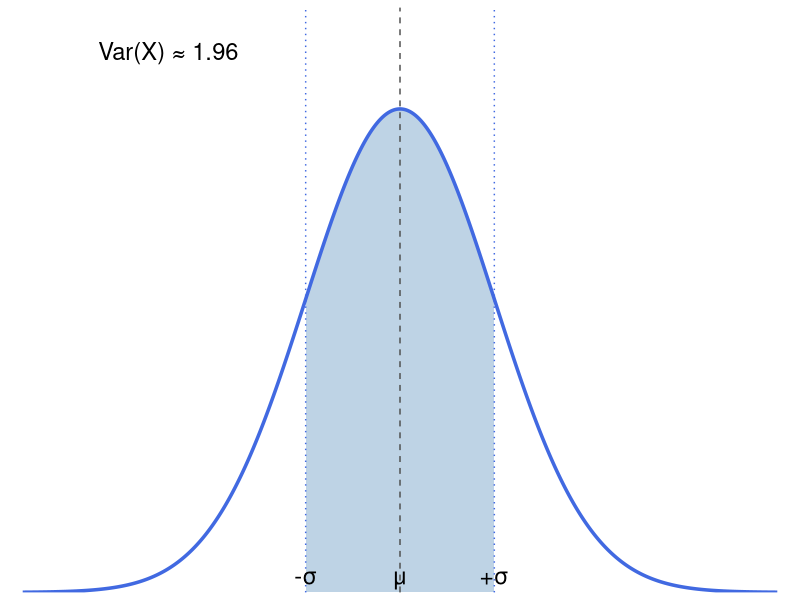
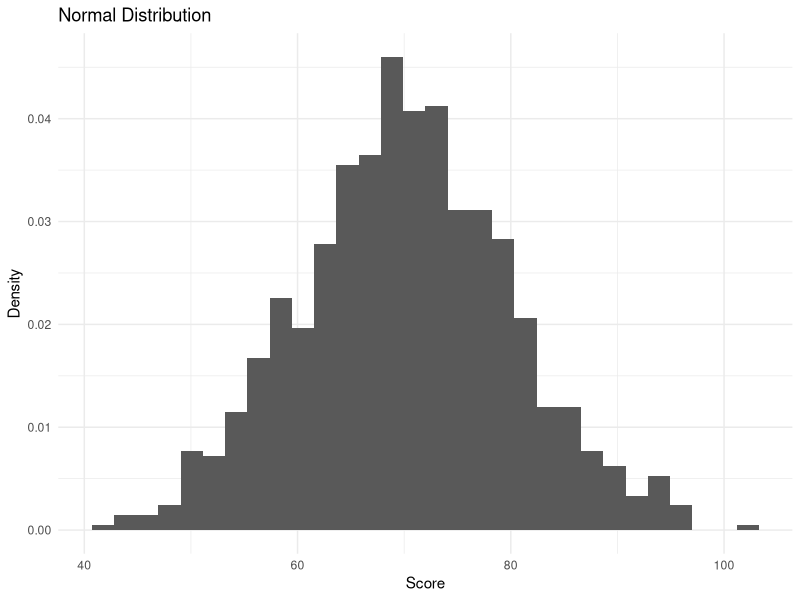
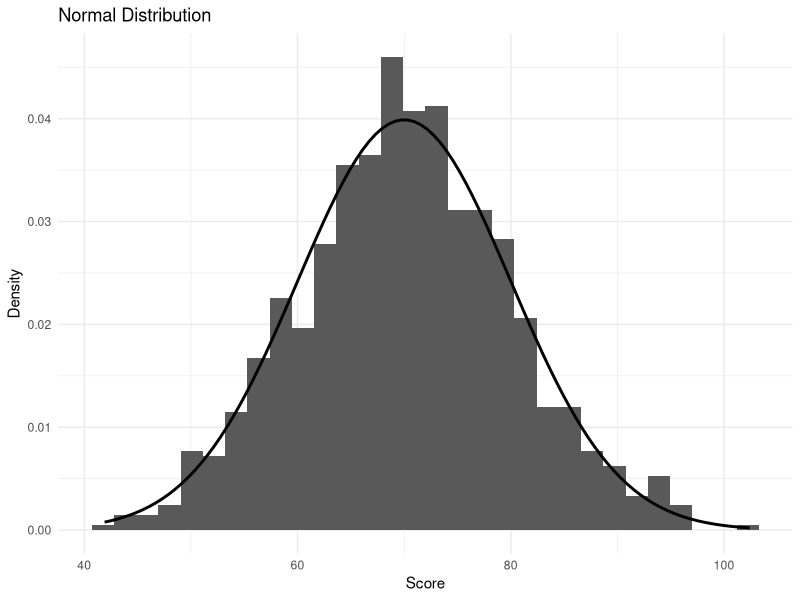
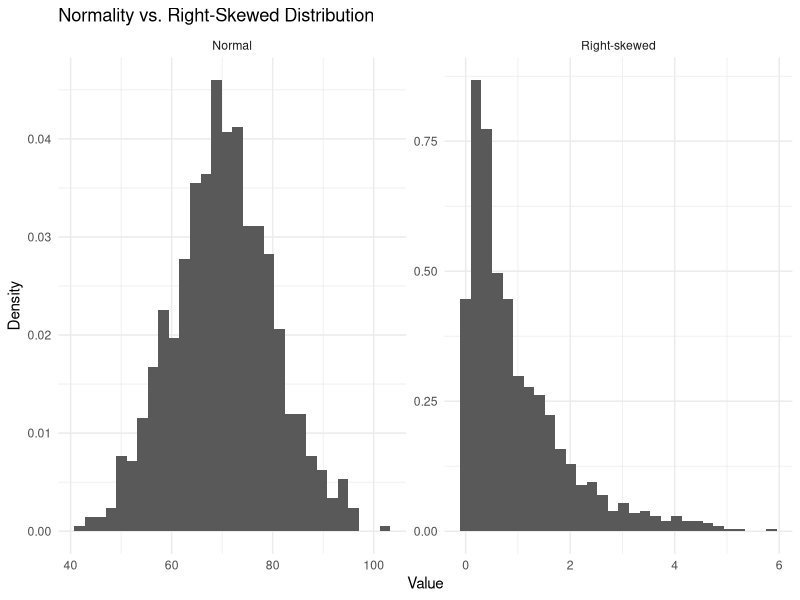
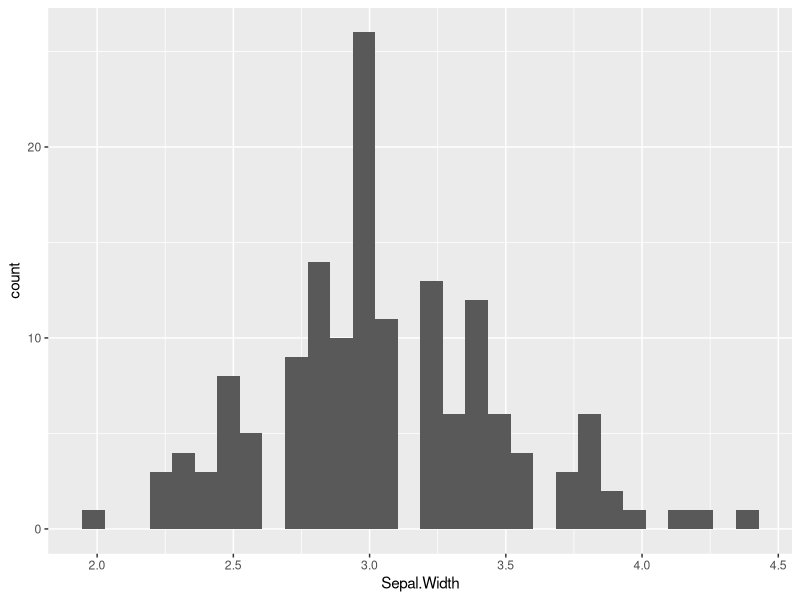
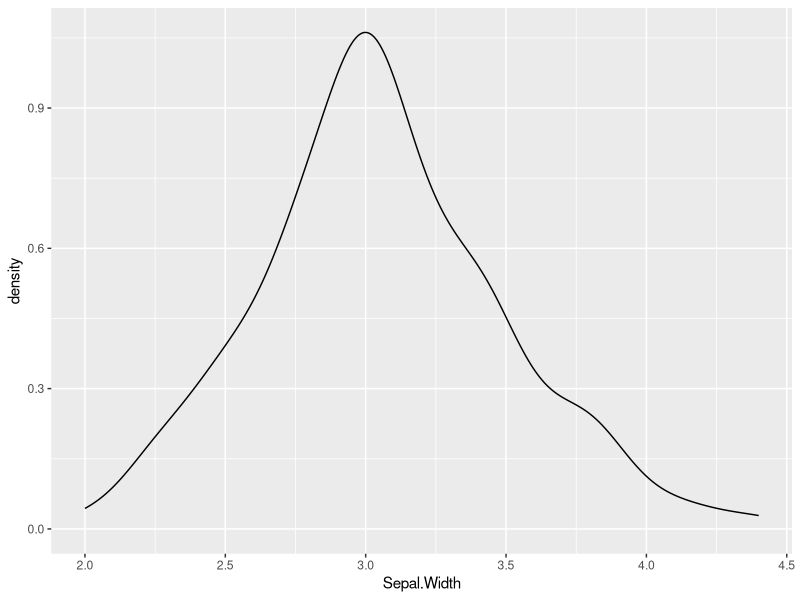
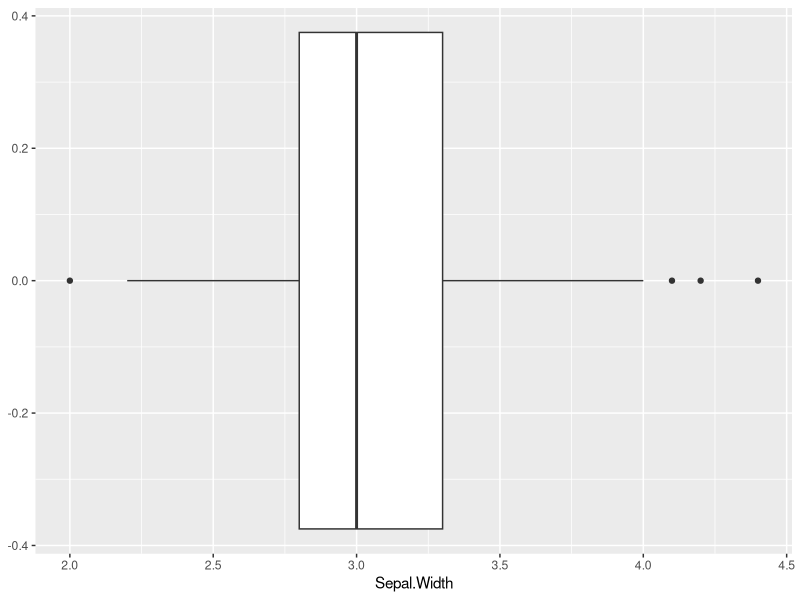
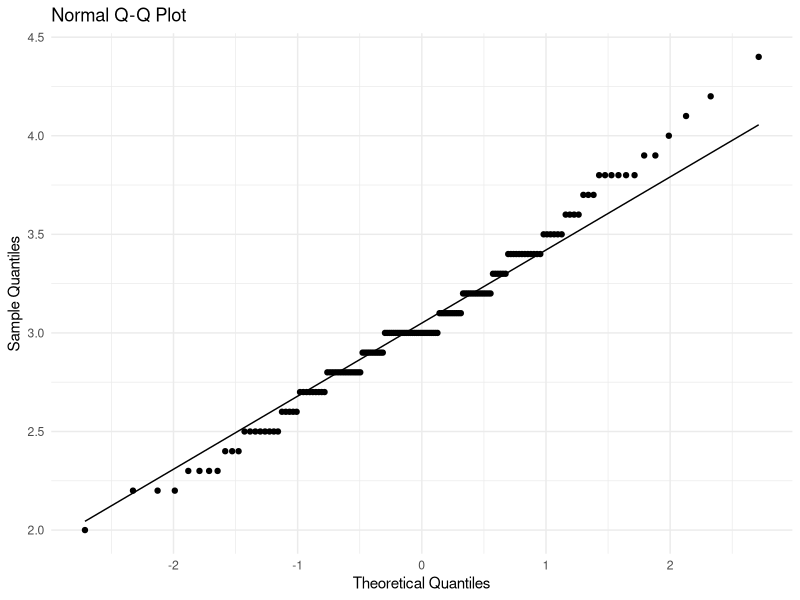

These charts were generated, in order, by the following R code:
## ---- chunk 1
# file     : hands_on_r_04_statistics_notebook.Rmd
# title    : R入門實作班
# subtitle : 4.基礎統計分析與解讀
# author   : Ming-Chang Lee
# date     : 2026.08.30
# YouTube  : https://www.youtube.com/@alan9956
# RWEPA    : http://rwepa.blogspot.tw/
# GitHub   : https://github.com/rwepa
# Email    : alan9956@gmail.com
## ---- chunk 2
library(ggplot2)

# -----------------------------
# 參數設定
# -----------------------------
mu <- 0
variance <- 1.96
sigma <- sqrt(variance)

# 建立1000筆資料
x <- seq(mu - 4 * sigma, mu + 4 * sigma, length.out = 1000)

# dnorm() 是常態分配（Normal Distribution 的機率密度函數（Probability Density Function, PDF）。
# 它用來計算「當隨機變數為特定數值 x 時，常態分配曲線上的相對高度（密度值）」。

df <- data.frame(
  x = x,
  y = dnorm(x, mean = mu, sd = sigma)
)

# 填色區域：μ - σ 到 μ + σ
df_fill <- subset(df, x >= mu - sigma & x <= mu + sigma)

# -----------------------------
# 繪圖
# -----------------------------
ggplot(df, aes(x, y)) +
  
  # μ - σ 到 μ + σ 的區域
  geom_area(
    data = df_fill,
    aes(x, y),
    fill = "steelblue",
    alpha = 0.35
  ) +
  
  # 常態分配曲線
  geom_line(
    linewidth = 1.2,
    colour = "royalblue"
  ) +
  
  # 平均數 μ 垂直線
  geom_vline(
    xintercept = mu,
    linetype = "dashed",
    colour = "grey30"
  ) +
  
  # -σ 垂直線
  geom_vline(
    xintercept = mu - sigma,
    linetype = "dotted",
    colour = "royalblue"
  ) +
  
  # +σ 垂直線
  geom_vline(
    xintercept = mu + sigma,
    linetype = "dotted",
    colour = "royalblue"
  ) +
  
  # X 軸標籤
  annotate(
    "text",
    x = mu - sigma,
    y = 0.01,
    label = "-σ",
    size = 6
  ) +
  
  annotate(
    "text",
    x = mu,
    y = 0.01,
    label = "μ",
    size = 6
  ) +
  
  annotate(
    "text",
    x = mu + sigma,
    y = 0.01,
    label = "+σ",
    size = 6
  ) +
  
  # 左上角文字
  annotate(
    "text",
    x = mu - 3.2 * sigma,
    y = max(df$y) * 1.12,
    label = "Var(X) ≈ 1.96",
    hjust = 0,
    size = 6
  ) +
  
  # 座標軸
  scale_x_continuous(
    breaks = NULL,
    expand = expansion(mult = c(0.02, 0.02))
  ) +
  
  scale_y_continuous(
    breaks = NULL,
    expand = expansion(mult = c(0, 0.08))
  ) +
  
  labs(
    x = NULL,
    y = NULL
  ) +
  
  theme_minimal() +
  
  theme(
    panel.grid = element_blank(),
    axis.text = element_blank(),
    axis.ticks = element_blank()
  )
## ---- chunk 3
# 主題：百分位數自訂函數
# 注意：percentile_custom 函數計算結果與R內建 quantile() 函數計算方式不同，quantile採用線性插值方式。

percentile_custom <- function(x, k) {
  
  # 1. 將資料由小到大排序
  x <- sort(x)
  
  # 資料筆數
  n <- length(x)
  
  # 2. 計算位置指數
  i <- (k / 100) * n
  
  # 3. 判斷 i 是否為整數
  if (i %% 1 != 0) {
    
    # i 非整數：無條件進位
    position <- ceiling(i)
    
    # 取第 position 位
    Pk <- x[position]
    
  } else {
    
    # i 為整數：
    # 取第 i 位與第 i+1 位的平均
    Pk <- (x[i] + x[i + 1]) / 2
  }
  
  return(Pk)
}
## ---- chunk 4
x <- c(12, 15, 18, 20, 23, 25, 28, 30, 35, 40)

# 計算第 65 百分位數
percentile_custom(x, 65) # 28
## ---- chunk 5
# 使用 quantile 函數，答案與＂百分位數自訂函數＂不相同
quantile(x, 0.65) # 27.55
## ---- chunk 6
set.seed(123)

# rnorm(n, mean, sd)
x <- rnorm(
  n = 1000,
  mean = 70,
  sd = 10
)

head(x)
## ---- chunk 7
library(ggplot2)

set.seed(123)

data <- data.frame(
  score = rnorm(1000, mean = 70, sd = 10)
)

ggplot(data, aes(x = score)) +
  geom_histogram(
    bins = 30,
    aes(y = after_stat(density))
  ) +
  labs(
    title = "Normal Distribution",
    x = "Score",
    y = "Density"
  ) +
  theme_minimal()
## ---- chunk 8
library(ggplot2)

set.seed(123)

data <- data.frame(
  score = rnorm(1000, mean = 70, sd = 10)
)

ggplot(data, aes(x = score)) +
  geom_histogram(
    bins = 30,
    aes(y = after_stat(density))
  ) +
  stat_function(
    fun = dnorm,
    args = list(
      mean = 70,
      sd = 10
    ),
    linewidth = 1
  ) +
  labs(
    title = "Normal Distribution",
    x = "Score",
    y = "Density"
  ) +
  theme_minimal()
## ---- chunk 9
set.seed(123)

normal_data <- rnorm(1000, mean = 70, sd = 10)

skewed_data <- rexp(1000, rate = 1)

df <- data.frame(
  value = c(normal_data, skewed_data),
  type = rep(
    c("Normal", "Right-skewed"),
    each = 1000
  )
)

ggplot(df, aes(x = value)) +
  geom_histogram(
    bins = 30,
    aes(y = after_stat(density))
  ) +
  facet_wrap(~type, scales = "free") +
  labs(
    title = "Normality vs. Right-Skewed Distribution",
    x = "Value",
    y = "Density"
  ) +
  theme_minimal()
## ---- chunk 10
data <- iris
ggplot(data, aes(x = Sepal.Width)) +
  geom_histogram(bins = 30)
## ---- chunk 11
data <- iris
ggplot(data, aes(x = Sepal.Width)) +
  geom_density()
## ---- chunk 12
data <- iris
ggplot(data, aes(x = Sepal.Width)) +
  geom_boxplot()
## ---- chunk 13
data <- iris
ggplot(data, aes(sample = Sepal.Width)) +
  stat_qq() +
  stat_qq_line() +
  labs(
    title = "Normal Q-Q Plot",
    x = "Theoretical Quantiles",
    y = "Sample Quantiles"
  ) +
  theme_minimal()
## ---- chunk 14
data <- iris
shapiro.test(data$Sepal.Width)
## ---- chunk 15
scores <- c(68, 72, 75, 71, 69, 80, 77, 74, 73, 70)

t.test(scores, mu = 70)
## ---- chunk 16
set.seed(123)

group_A <- rnorm(30, mean = 75, sd = 8)
group_B <- rnorm(30, mean = 68, sd = 8)

t.test(group_A, group_B)
## ---- chunk 17
library(ggplot2)

df_t <- data.frame(
  group = rep(c("A組", "B組"), each = 30),
  score = c(group_A, group_B)
)

ggplot(df_t, aes(x = group, y = score, fill = group)) +
  geom_boxplot(alpha = 0.7) +
  geom_jitter(width = 0.08, alpha = 0.6) +
  labs(
    title = "兩組成績比較",
    x = "Group",
    y = "Score"
  ) +
  theme_minimal() +
  theme(legend.position = "none")
## ---- chunk 18
before <- c(65, 70, 72, 68, 75, 71, 69, 74, 67, 73)
after  <- c(70, 74, 75, 72, 78, 76, 73, 79, 71, 77)

t.test(before, after, paired = TRUE)
## ---- chunk 19
observed <- c(18, 22, 17, 23, 21, 19)
names(observed) <- 1:6

chisq.test(observed)
## ---- chunk 20
df_chisq <- data.frame(
  outcome = names(observed),
  observed = as.numeric(observed),
  expected = sum(observed) / length(observed)
)

ggplot(df_chisq, aes(x = outcome)) +
  geom_col(aes(y = observed), alpha = 0.8) +
  geom_point(aes(y = expected), size = 3) +
  geom_line(aes(y = expected, group = 1), linewidth = 1) +
  labs(
    title = "卡方適合度檢定：觀察次數與期望次數",
    x = "結果",
    y = "次數"
  ) +
  theme_minimal()
## ---- chunk 21
purchase <- matrix(
  c(45, 25,
    30, 40),
  nrow = 2,
  byrow = TRUE
)

dimnames(purchase) <- list(
  性別 = c("男性", "女性"),
  購買 = c("是", "否")
)

purchase
## ---- chunk 22
chisq.test(purchase)
## ---- chunk 23
# df_purchase <- as.data.frame(purchase)
# 將列聯表轉換成長格式資料框
df_purchase <- as.data.frame(as.table(purchase))

names(df_purchase) <- c("Gender", "Purchase", "Count")
#names(df_purchase) <- c("Gender", "Purchase")
ggplot(df_purchase,
       aes(x = Gender, y = Count, fill = Purchase)) +
  geom_col(position = "dodge") +
  labs(
    title = "性別與購買行為",
    x = "性別",
    y = "人數",
    fill = "購買"
  ) +
  theme_minimal()
## ---- chunk 24
fisher.test(purchase)
## ---- chunk 25
set.seed(123)

df_anova <- data.frame(
  method = factor(rep(c("傳統教學", "數位教學", "AI輔助"), each = 30)),
  score = c(
    rnorm(30, 70, 6),
    rnorm(30, 76, 6),
    rnorm(30, 82, 6)
  )
)

head(df_anova)
## ---- chunk 26
model_aov <- aov(score ~ method, data = df_anova)

summary(model_aov)
## ---- chunk 27
ggplot(df_anova, aes(x = method, y = score, fill = method)) +
  geom_boxplot(alpha = 0.7) +
  geom_jitter(width = 0.08, alpha = 0.5) +
  labs(
    title = "三種教學方法的成績比較",
    x = "教學方法",
    y = "成績"
  ) +
  theme_minimal() +
  theme(legend.position = "none")
## ---- chunk 28
# 學習時間越長，考試成績是否越高，學習時間與考試成績相關性之研究。

library(ggplot2)

set.seed(123)

df <- data.frame(
  StudyHours = c(1, 2, 2, 3, 3, 4, 4, 5, 5, 6,
                 6, 7, 7, 8, 8, 9, 10, 10, 11, 12),
  Score = c(52, 55, 58, 61, 60, 65, 67, 70, 69, 74,
            73, 78, 80, 82, 84, 87, 90, 91, 94, 96)
)

head(df)
## ---- chunk 29
# 使用散佈圖觀察關係
ggplot(df, aes(x = StudyHours, y = Score)) +
  geom_point(size = 3) +
  labs(
    title = "Study Hours vs. Exam Score",
    x = "Study Hours",
    y = "Exam Score")
## ---- chunk 30
# 計算 Pearson 相關係數
r <- cor(df$StudyHours, df$Score)

r
## ---- chunk 31
cor(df$StudyHours, df$Score, method = "pearson")
## ---- chunk 32
cor.test(
  df$StudyHours,
  df$Score,
  method = "pearson"
)
## ---- chunk 33
model <- lm(Score ~ StudyHours, data = df)

model
## ---- chunk 34
summary(model)
## ---- chunk 35
coef(model)
## ---- chunk 36
ggplot(df, aes(x = StudyHours, y = Score)) +
  geom_point(size = 3) +
  geom_smooth(
    method = "lm",
    formula = y ~ x,
    se = TRUE
  ) +
  labs(
    title = "Linear Regression: Study Hours vs. Exam Score",
    x = "Study Hours",
    y = "Exam Score"
  ) +
  theme_minimal()
## ---- chunk 37
summary(model)$coefficients
## ---- chunk 38
# predict(lm_model, newdata = new_data)
new_data <- data.frame(StudyHours = c(2.5, 4.6))
new_data$Score_predict <- predict(model, newdata = new_data)
new_data
